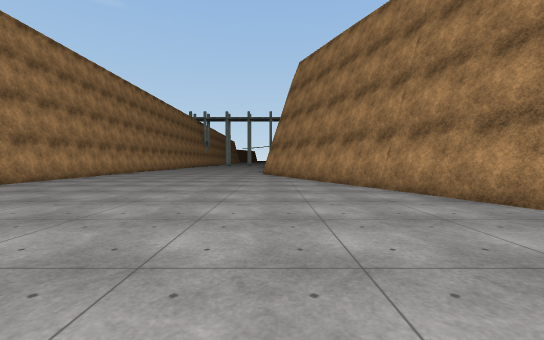
View 1 (above)

16 first-person views from a walk through a scene from a Unity 3-D project. The camera is 1.2 m above the floor, tilts 2° down and sees 90° across. The floor is counted in squares, 2 m on a side. Each view is taken from the middle of a square. On the plan, view 1 faces up. The plan holds only what a view shows up to about 9 squares ahead; the rest is blank. The place goes on beyond the plan. Some animated figures are left out. Some surface patterns are stand-ins.

View 2
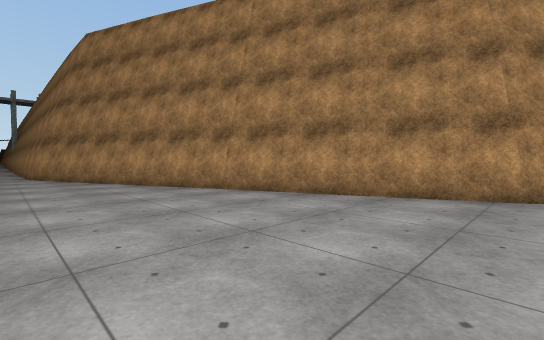

View 3
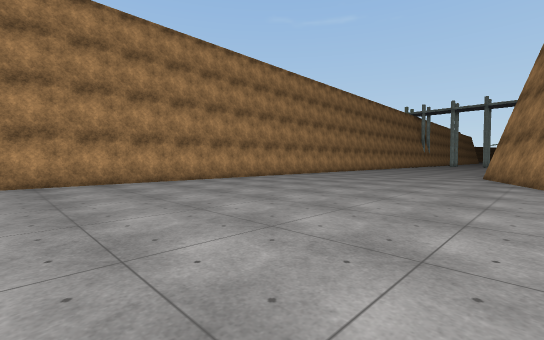

View 4
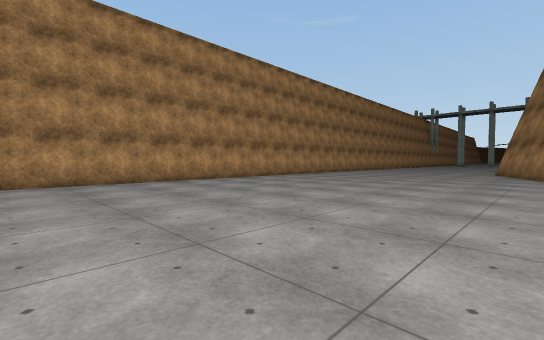

View 5
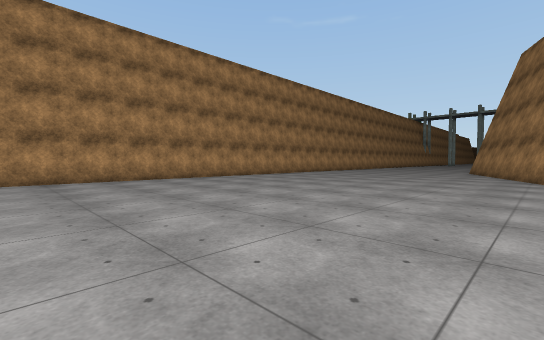

View 6
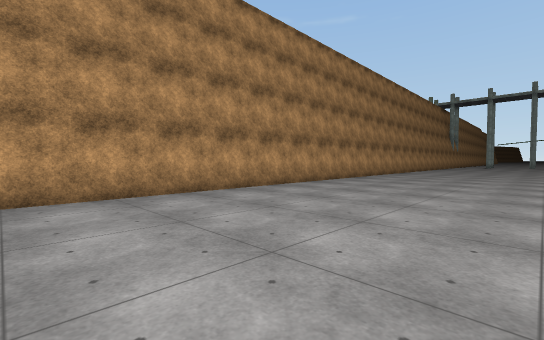

View 7
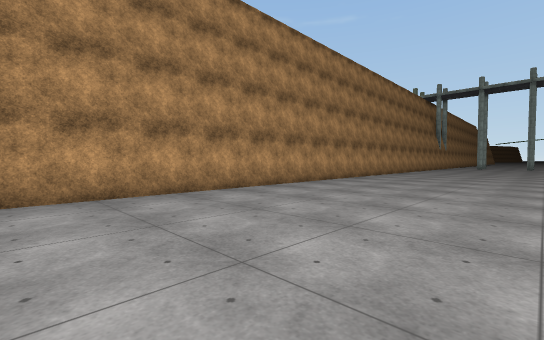

View 8
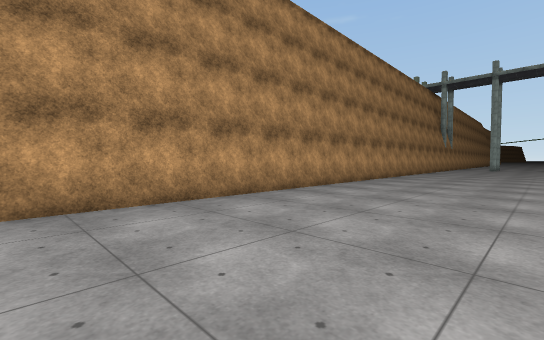

View 9
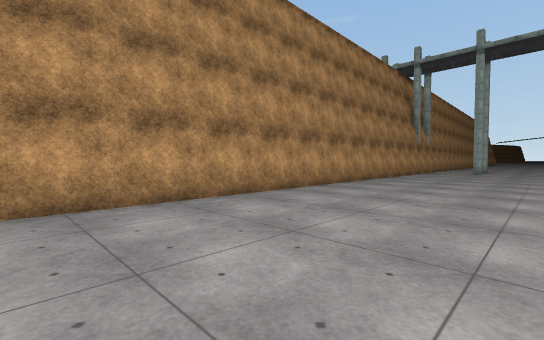

View 10
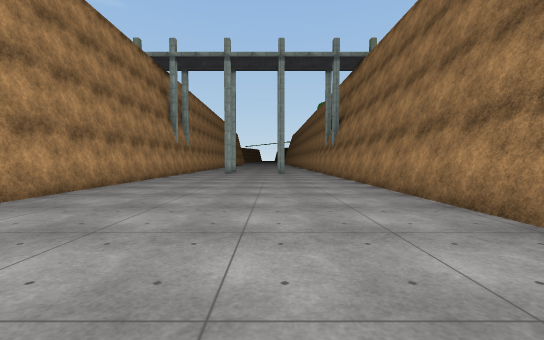

View 11
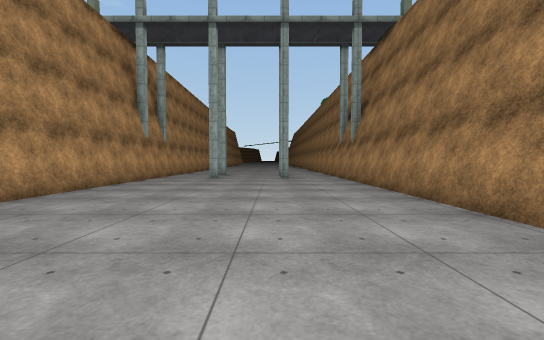

View 12
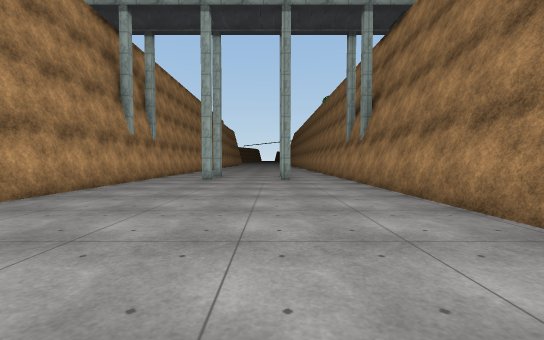

View 13
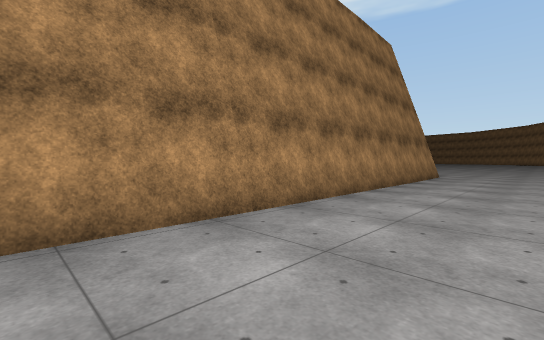

View 14
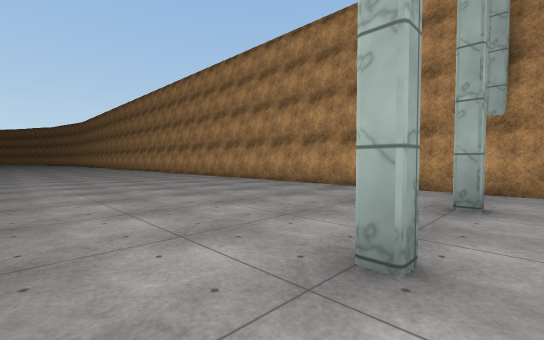

View 15
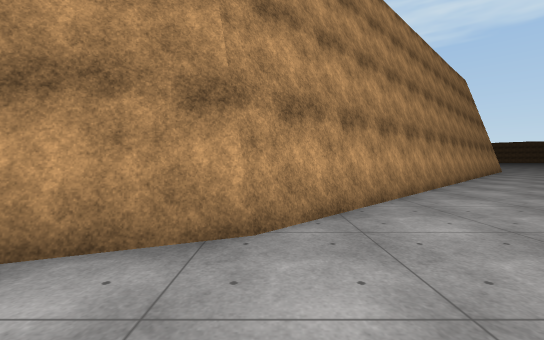

View 16
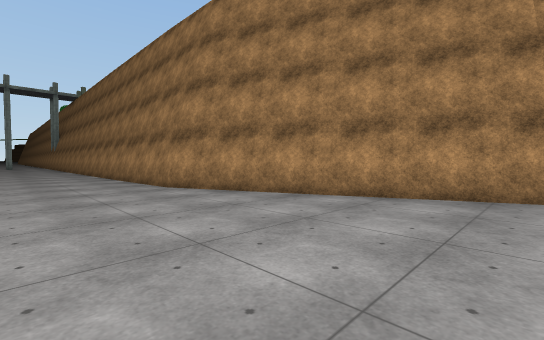

### Floor plan
Points are (right, up) in squares from view 1. A wall is a line through its corners. A room is listed if a view was taken in it or the views show most of it. See-through windows are left out.
Room 1 (views 1, 2, 3, 4, 5, 6, 7, 8, 9, 10, 11, 12, 13, 14, 15, 16)
walls: (-0.4, 12) (-0.5, 31.1); (-0.1, 12) (-0.2, 15); (9.1, -3.6) (4.3, 1.3) (-0.2, 12.1); (-7, 31) (-6.7, -3.1)

Positions as (right, up) in squares from view 1, and headings:
1: (0, 0), facing up
2: (-1, 1), facing up-right
3: (1, 1), facing up-left
4: (1, -2), facing up-left
5: (2, -3), facing up-left
6: (-2, 4), facing up-left
7: (-2, 8), facing up-left
8: (-3, 11), facing up-left
9: (-3, 16), facing up-left
10: (-3, 18), facing up
11: (-3, 21), facing up
12: (-3, 22), facing up
13: (-3, 23), facing down-right
14: (-1, 31), facing down-left
15: (2, 1), facing right
16: (-3, 6), facing up-right
